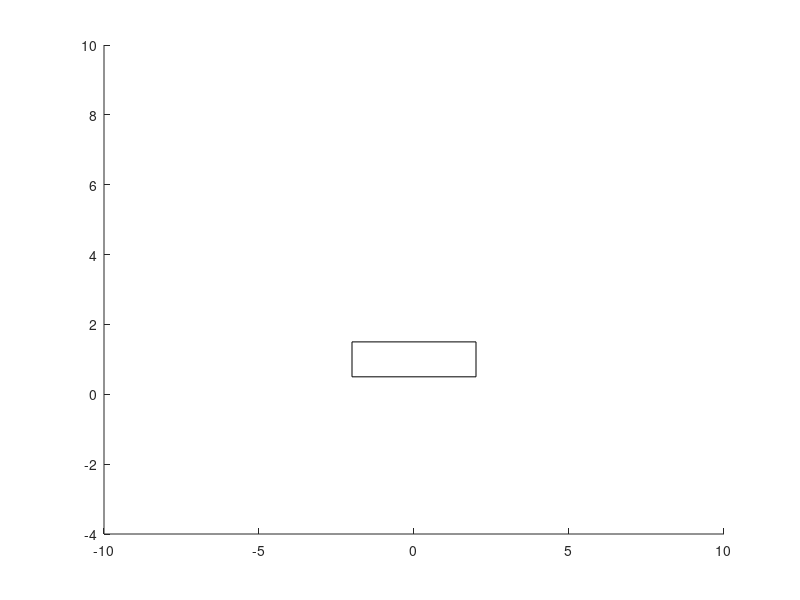

Reproduce this figure in MATLAB. (Note: this script raises an error after producing the figure.)
figure(2)
x = 0; theta = -pi; % the initial state
s = [0;0;-pi;0];
ss = zeros(4,150);
for t = 0:1:150 % 15s duration
    
    x = s(1); theta = s(3);
    clf(figure(2));
    hold on
    axis([-10 10 -4 10]);
    % plot the cart
    rectangle('Position',[x-2 0.5 4 1])
    hold on 
    % two wheels
    circle(x-1,0.25,0.25,1,'b');
    circle(x+1,0.25,0.25,1,'b');
    % plot the cart
    rectangle('Position',[x-2 0.5 4 1])
    
    circle(x,1,0.05,1,'b');
    
    x2 = x - 4 * sin(theta) ;  % the position where the end point of pendulum
    y2 = 1 + 4 * cos(theta) ;   % use 4 as length to visualize, in fact it is 1

    circle(x2,y2,0.07,1,'g'); 
    plot ([x x2],[1 y2],'LineWidth',1.5); %plot a line between two points of pendulum
    
    drawnow;
    % take tha action
    [~,a,~] = v_est(gmm_a_f,s);
    % get to the next action
    ss(:,t+1) = s; 
    s = simulator(s,a); 
    
end

%figure(3)
%plot(time, ss(1,:)); title('15 seconds simulation'); xlabel('time'); ylabel('position x'); grid on

%figure(4)
%plot(time, ss(2,:)); title('15 seconds simulation'); xlabel('time'); ylabel('velocity x_dot');grid on




